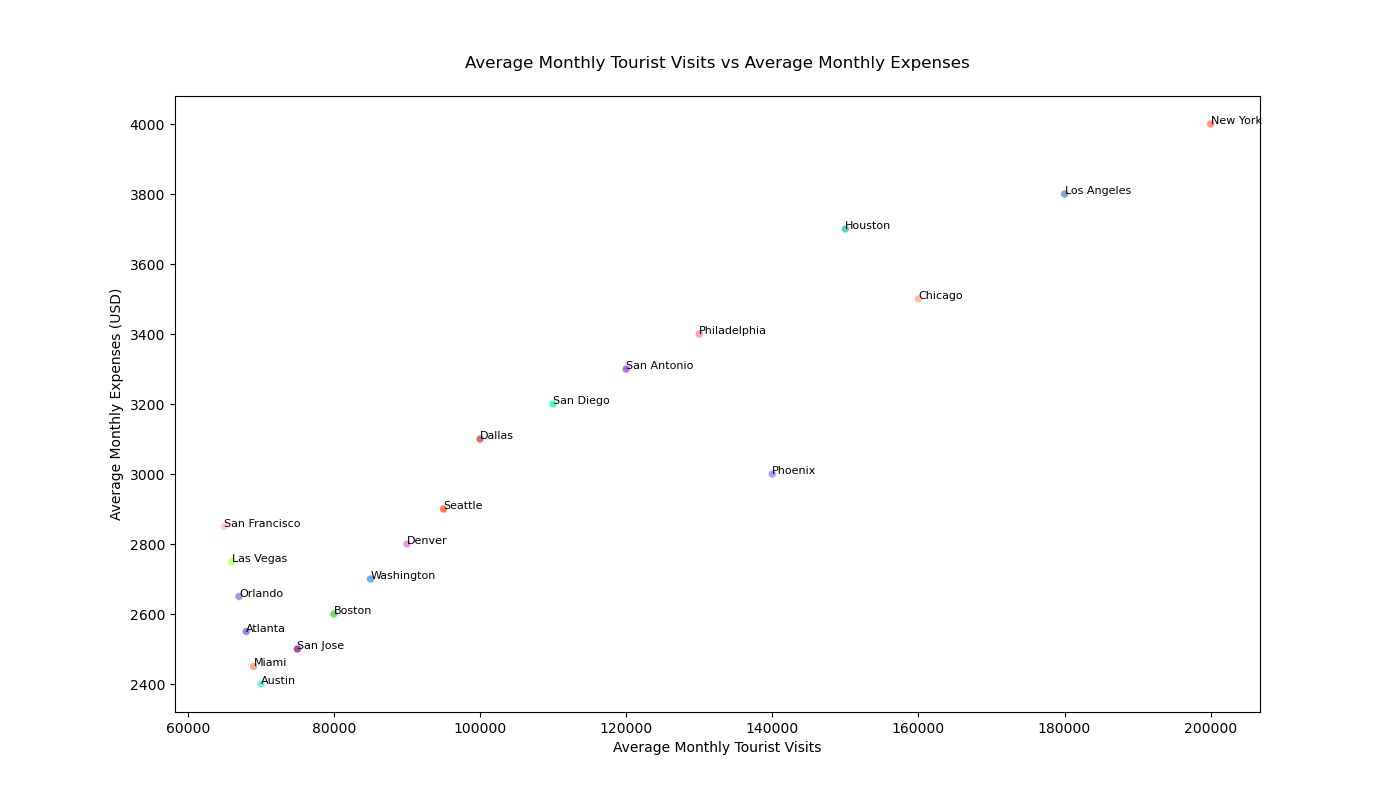

Here is the Python script that generated this plot:

import matplotlib.pyplot as plt

# Data
cities = [
    "New York", "Los Angeles", "Chicago", "Houston", "Phoenix",
    "Philadelphia", "San Antonio", "San Diego", "Dallas", "Seattle",
    "Denver", "Washington", "Boston", "San Jose", "Austin",
    "Miami", "Atlanta", "Orlando", "Las Vegas", "San Francisco"
]
tourist_visits = [200000, 180000, 160000, 150000, 140000, 130000, 120000, 110000, 100000, 95000, 90000, 85000, 80000, 75000, 70000, 69000, 68000, 67000, 66000, 65000]
expenses = [4000, 3800, 3500, 3700, 3000, 3400, 3300, 3200, 3100, 2900, 2800, 2700, 2600, 2500, 2400, 2450, 2550, 2650, 2750, 2850]

# Scatter plot
fig, ax = plt.subplots(figsize=(14, 8))  # Change the width and height of the chart
scatter = ax.scatter(
    tourist_visits,
    expenses,
    alpha=0.7,
    c=[
        '#FF6347', '#4682B4', '#FFA07A', '#20B2AA', '#8470FF',
        '#FF69B4', '#8A2BE2', '#00FA9A', '#CD3333', '#FF4500',
        '#DA70D6', '#1E90FF', '#32CD32', '#800080', '#40E0D0',
        '#FF7F50', '#6A5ACD', '#7B68EE', '#ADFF2F', '#FFB6C1'
    ],
    edgecolors='w'
)

# Customizing the looks of the plot
ax.set_title('Average Monthly Tourist Visits vs Average Monthly Expenses', pad=20)
ax.set_xlabel('Average Monthly Tourist Visits')
ax.set_ylabel('Average Monthly Expenses (USD)')

# Adding the city names as labels next to each point
for i, city in enumerate(cities):
    ax.annotate(city, (tourist_visits[i], expenses[i]), fontsize=8)

plt.show()
